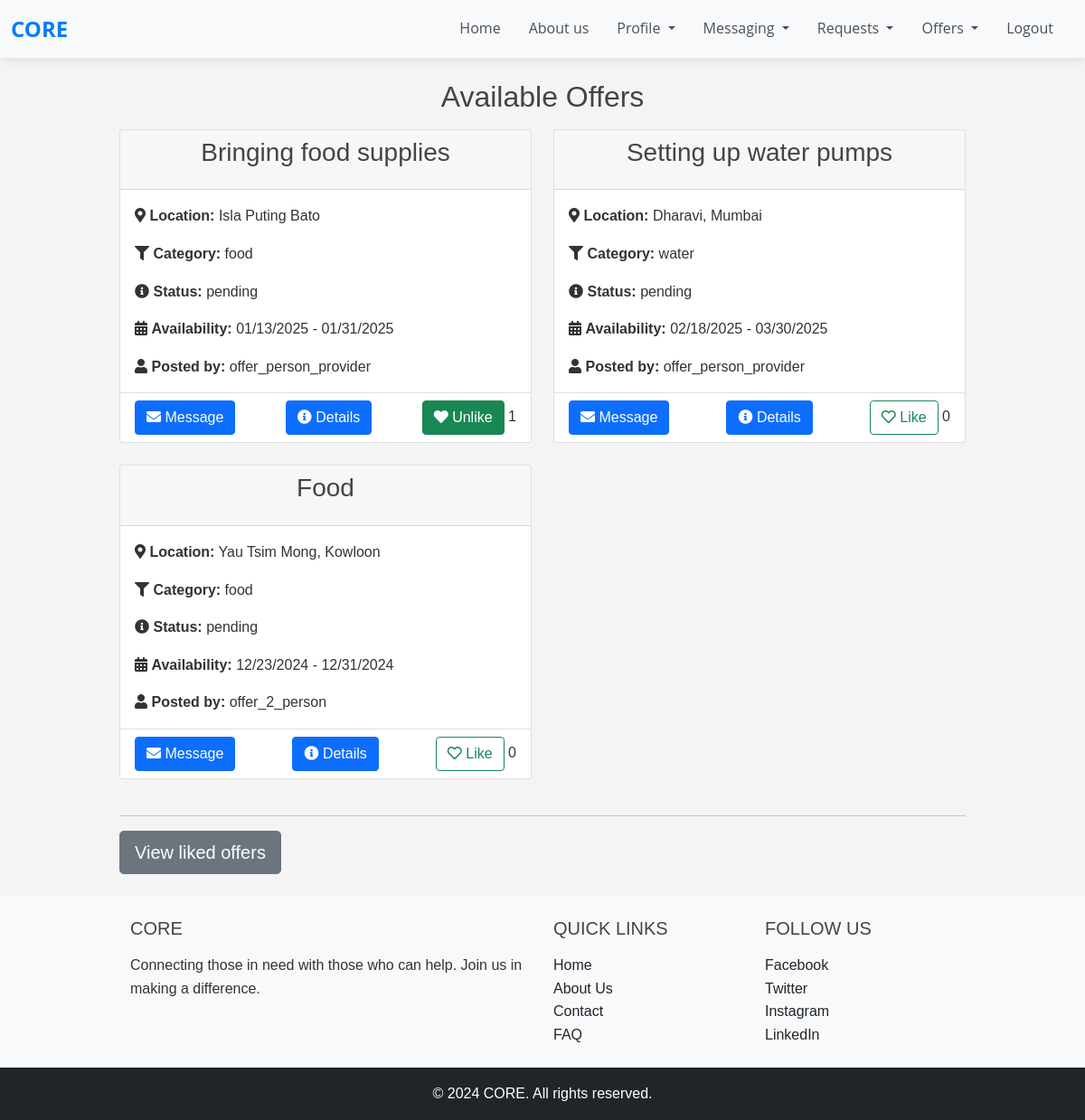
Page /requester_view_offers/ (signed in) on the committed database.
### offers/models.py (models this page shows, shortened)
class Offer(models.Model):
    CATEGORY_CHOICES = (
        ('food', 'Food'),
        ('water', 'Water'),
        ('clothing', 'Clothing'),
        ('shelter', 'Shelter'),
        ('medical', 'Medical Supplies'),
        ('other', 'Other'),
    )
    STATUS_CHOICES = (
        ('pending', 'Pending'),
        ('in_progress', 'In Progress'),
        ('completed', 'Completed'),
        ('cancelled', 'Cancelled'),
    )
    LOCATION_CHOICES = (
        ('address', 'Address'),
        ('coordinates', 'Latitude and Longitude'),
    )
    user = models.ForeignKey(User, on_delete=models.CASCADE)
    title = models.CharField(max_length=100, default='No title given')
    description = models.TextField(default='No description given')
    location_type = models.CharField(max_length=20, choices=LOCATION_CHOICES, default='address')
    address = models.CharField(
        max_length=255,
        blank=True,
        default="No address provided"
    )
    latitude = models.FloatField(
        null=True,
        blank=True,
        default=None
    )
    longitude = models.FloatField(
        null=True,
        blank=True,
        default=None
    )
    category = models.CharField(max_length=50, choices=CATEGORY_CHOICES, default='Other')
    status = models.CharField(max_length=11, choices=STATUS_CHOICES, default='Pending')
    quantity = models.IntegerField(default=1)
    availability_start = models.DateTimeField(default=timezone.now)
    availability_end = models.DateTimeField(default=timezone.now)
    likes = models.ManyToManyField(User, related_name='liked_offers', blank=True)

### accounts/models.py (models this page shows)
class User(AbstractUser):
    USER_TYPE_CHOICES = (
        ('requester', 'Requester'),
        ('provider', 'Provider'),
    )
    user_type = models.CharField(max_length=10, choices=USER_TYPE_CHOICES)
    name = models.CharField(max_length=255, null=True, blank=True)  # Adding a name field
    email = models.EmailField(unique=True)

### requests_app/views.py (the view)
# urls.py: path('requester_view_offers/', requests_views.requester_view_offers, name='requester_view_offers'),
@login_required
def requester_view_offers(request):
    offers = Offer.objects.all()
    return render(request, 'requester_view_offers.html', {'offers': offers})

### requests_app/templates/requester_view_offers.html (shortened to what this page needs)
{% extends 'base.html' %}
{% block content %}
{% load static %}
<link rel="stylesheet" type="text/css" href="{% static 'css/styles.css' %}">
<div class="container mt-4" data-page-type="requester_view_all_offers">
    <h2 class="text-center mb-3">Available Offers</h2>
    <div class="row offer-container">
        {% for offer in offers %}
        {% if offer.status == 'pending' or offer.status == 'in_progress' %}
        <div class="col-md-6 col-lg-6 mb-4 item_offer" id="offer-{{ offer.id }}">
            <div class="card">
                <div class="card-header text-center">
                    <h3>{{ offer.title }}</h3>
                </div>
                <div class="card-body">
                    <p class="card-text"><i class="fas fa-map-marker-alt"></i> <strong>Location:</strong>
                        {% if offer.location_type == 'address' %}
                            {{ offer.address }}
                        {% elif offer.location_type == 'coordinates' %}
                            Latitude: {{ offer.latitude }}, Longitude: {{ offer.longitude }}
                        {% else %}
                            Location not provided
                        {% endif %}
                    </p>
                    <p class="card-text"><i class="fas fa-filter"></i> <strong>Category:</strong> {{ offer.category }}</p>
                    <p class="card-text"><i class="fas fa-info-circle"></i> <strong>Status:</strong> {{ offer.status }}</p>
                    <p class="card-text"><i class="fas fa-calendar-alt"></i> <strong>Availability:</strong> {{ offer.availability_start|date:"SHORT_DATE_FORMAT" }} - {{ offer.availability_end|date:"SHORT_DATE_FORMAT" }}</p>
                    <p class="card-text"><i class="fas fa-user"></i> <strong>Posted by:</strong> {{ offer.user.username }}</p>
                </div>
                <div method="post" class="card-footer bg-transparent d-flex justify-content-between">
                    <div class="d-flex justify-content-between align-items-left ">
                        <a href="{% url 'send_message_to' offer.user.id %}" class="btn btn-primary">
                            <i class="fas fa-envelope"></i> Message
                        </a>
                    </div>
                    <div class="d-flex justify-content-between align-items-center ">
                        <a href="{% url 'requester_view_offers_detail' offer.id %}" class="btn btn-primary">
                            <i class="fas fa-info-circle"></i> Details
                        </a>
                    </div>
                    <div class="d-flex justify-content-between align-items-right">
                        <form method="post" class="like-form" data-offer-id="{{ offer.id }}">
                            <button type="button" class="btn {% if request.user in offer.likes.all %}btn-success{% else %}btn-outline-success{% endif %} like-btn">
                                {% if request.user in offer.likes.all %}
                                <i class="fas fa-heart"></i> Unlike
                                {% else %}
                                <i class="far fa-heart"></i> Like
                                {% endif %}
                            </button>
                            <span class="likes-count">{{ offer.likes.count }}</span>
                        </form>
                    </div>
                </div>
            </div>
        </div>
        {% endif %}
        {% empty %}
        <div class="col-12 no-offers">
            <div class="alert alert-info text-center">No offers available.</div>
        </div>
        {% endfor %}
    </div>
    <hr>
    <a href="{% url 'requester_liked_offers' %}"><button type="button2" class="btn btn-secondary btn-lg btn-block">View liked offers</button></a>
</div>
{% load static %}
{% endblock %}

### static/css/base.css (style rules this page uses)
html, body { height: 100%; margin: 0; display: flex; flex-direction: column; }

### static/css/styles.css (style rules this page uses)
* { margin: 0; padding: 0; box-sizing: border-box; }
body { font-family: Arial, sans-serif; background-color: #f4f4f4; color: #333; line-height: 1.6; }
.container { width: 80%; margin: auto; overflow: hidden; }
h1, h2, h3, h4, h5, h6 { margin-bottom: 1rem; color: #444; }
p { margin-bottom: 1rem; }
a { color: #007BFF; text-decoration: none; }
button { display: inline-block; padding: 0.75rem 1.25rem; font-size: 1rem; cursor: pointer; border: none; background-color: #007BFF; color: #fff; border-radius: 5px; }
:root { --button-size-small: 8px 16px; --button-size-medium: 12px 24px; --button-size-large: 16px 32px; }

### rows in the picture
Offer: title "Bringing food supplies", address "Isla Puting Bato", category "food", status "pending", availability_start "01/13/2025", availability_end "01/31/2025", user.username "offer_person_provider", shows "Unlike", likes.count "1"
Offer: title "Setting up water pumps", address "Dharavi, Mumbai", category "water", status "pending", availability_start "02/18/2025", availability_end "03/30/2025", user.username "offer_person_provider", shows "Like", likes.count "0"
Offer: title "Food", address "Yau Tsim Mong, Kowloon", category "food", status "pending", availability_start "12/23/2024", availability_end "12/31/2024", user.username "offer_2_person", shows "Like", likes.count "0"
